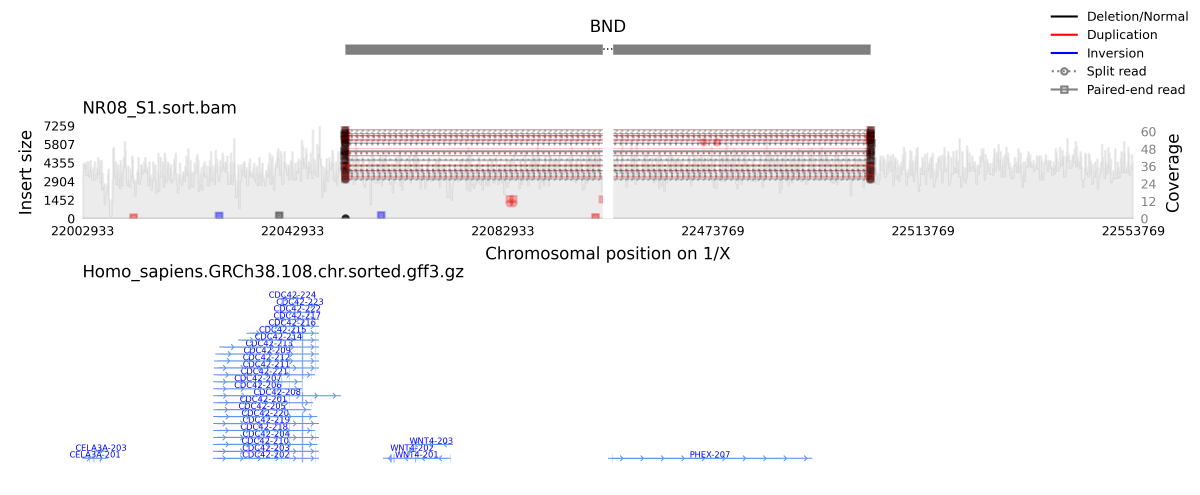
#> input picture figs/BND_chr1_22102933_chrX_22453669.png, 4800 x 1980 px (shown at 1/4 size)
$ python reduce_image_size.py figs/BND_chr1_22102933_chrX_22453669.png   (older library calls are emulated)
#> lines starting #> are read from the running program, lines starting #| are printed output that depends on the picture
#!/usr/bin/env python3

from PIL import Image
import sys

# https://stackoverflow.com/questions/10607468/how-to-reduce-the-image-file-size-using-pil
file = sys.argv[1]
foo = Image.open(file)
#> foo is the input picture: PIL image 4800x1980 RGBA; mean R, G, B, A 244.9, 244.5, 246, 255
width, height = foo.size
#> width = 4800; height = 1980
width = int(width * 0.15)
#> width = 720
height = int(height * 0.15)
#> height = 297

# Downsize the image with an
# ANTIALIAS filter, gives the
# highest quality
foo = foo.resize((width,height),Image.Resampling.LANCZOS)
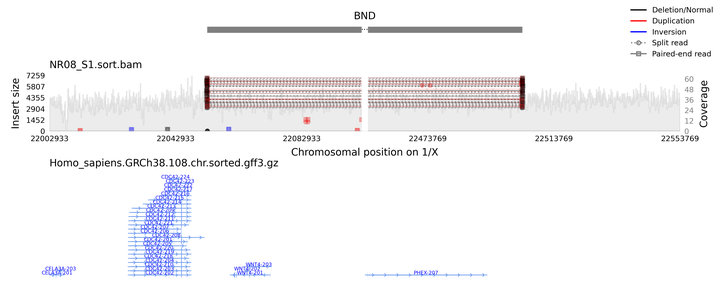
#> foo: PIL image 720x297 RGBA; mean R, G, B, A 244.5, 244, 245.7, 255

# Create a new optimized and
# scaled-down image
foo.save("{}.scaled.png".format(file.replace('.png', '')), optimize=True, quality=80)
